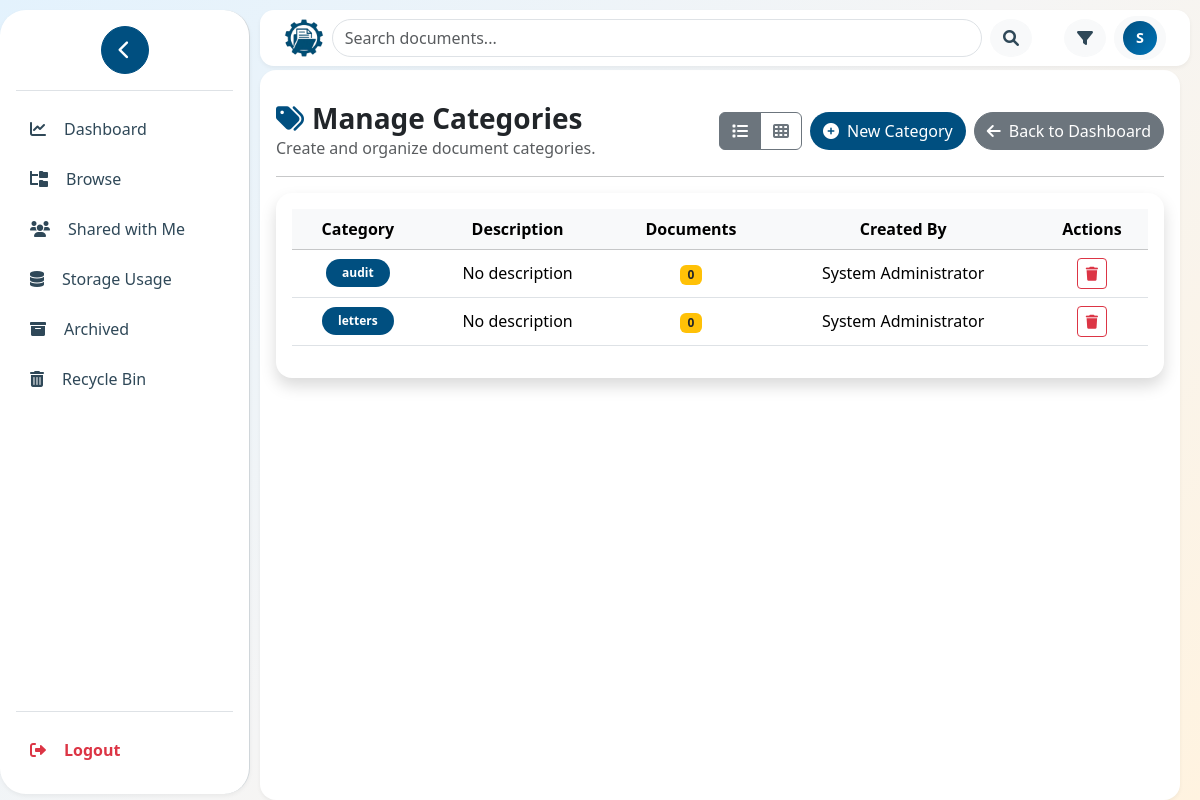
The app's page /categories/manage.php (signed in) with its own data.
### tables this page shows
CREATE TABLE `categories` (
  `id` int(11) NOT NULL,
  `name` varchar(255) NOT NULL,
  `description` text DEFAULT NULL,
  `created_at` datetime DEFAULT current_timestamp(),
  `color` varchar(20) DEFAULT '#6c757d',
  `created_by` int(10) UNSIGNED NOT NULL
);

CREATE TABLE `users` (
  `id` int(11) NOT NULL,
  `username` varchar(100) NOT NULL,
  `email` varchar(100) NOT NULL,
  `password` varchar(200) NOT NULL,
  `full_name` varchar(100) DEFAULT NULL,
  `role` enum('user','admin','superadmin') DEFAULT 'user',
  `created_at` datetime DEFAULT current_timestamp(),
  `updated_at` datetime DEFAULT current_timestamp() ON UPDATE current_timestamp(),
  `is_logged_in` tinyint(1) DEFAULT 0,
  `status` enum('pending','active','disabled') DEFAULT 'pending'
);

### api/api_manage.php (called while the page is built, shortened)
<?php
require_once '../config/database.php';
$category_list_query = $db->prepare("
    SELECT c.*,
           COUNT(d.id) as document_count,
           u.full_name as creator_name
    FROM categories c
    LEFT JOIN documents d ON c.id = d.category_id
    LEFT JOIN users u ON c.created_by = u.id
    GROUP BY c.id
    ORDER BY c.name
");
$category_list_query->execute();
$categories = $category_list_query->fetchAll();
?>

### categories/manage.php (the view, shortened to what this page needs)
<?php
include '../api/api_manage.php';
require_once '../includes/header.php';
$view = $_GET['view'] ?? 'table';
?>
<div class="d-flex justify-content-between align-items-center mt-3 mb-3">
  <div>
    <h3 class="fw-bold mb-0">
      <i class="fas fa-tags me-2" style="color:#004F80;"></i>Manage Categories
    </h3>
    <p class="text-muted mb-0">Create and organize document categories.</p>
  </div>
  <div class="d-flex gap-2">
    <div class="btn-group">
      <a href="?view=table" class="btn btn-outline-secondary <?= $view === 'table' ? 'active' : '' ?>" title="Table View">
        <i class="fas fa-list"></i>
      </a>
      <a href="?view=grid" class="btn btn-outline-secondary <?= $view === 'grid' ? 'active' : '' ?>" title="Grid View">
        <i class="fas fa-th"></i>
      </a>
    </div>
    <button type="button" class="btn rounded-pill" style="background-color:#004F80;color:white;" data-bs-toggle="modal" data-bs-target="#createCategoryModal">
      <i class="fas fa-plus-circle me-2"></i>New Category
    </button>
    <a href="../dashboard.php" class="btn btn-secondary rounded-pill">
      <i class="fas fa-arrow-left me-2"></i>Back to Dashboard
    </a>
  </div>
</div>
<hr>
<div class="card shadow rounded-4 border-0 fade-in delay-1">
  <div class="card-body">
    <?php if (empty($categories)): ?>
      <div class="text-center py-5">
        <i class="fas fa-tags fa-3x text-muted mb-3"></i>
        <h5 class="text-muted">No categories created yet</h5>
        <p class="text-muted">Create your first category to organize documents.</p>
      </div>
    <?php else: ?>
      <?php if ($view === 'table'): ?>
      <div class="table-responsive slide-in-up">
        <table class="table table-hover align-middle text-center">
          <thead class="table-light">
            <tr>
              <th>Category</th>
              <th>Description</th>
              <th>Documents</th>
              <th>Created By</th>
              <th>Actions</th>
            </tr>
          </thead>
          <tbody>
          <?php foreach ($categories as $category): ?>
            <tr>
              <td>
                <a href="view_category.php?id=<?= $category['id']; ?>"
                   class="badge rounded-pill px-3 py-2 text-decoration-none"
                   style="background-color:<?= htmlspecialchars($category['color']); ?>; color:white;">
                  <?= htmlspecialchars($category['name']); ?>
                </a>
              </td>
              <td><?= htmlspecialchars($category['description'] ?: 'No description'); ?></td>
              <td><span class="badge bg-warning text-dark"><?= number_format($category['document_count']); ?></span></td>
              <td><?= htmlspecialchars($category['creator_name'] ?: 'Unknown'); ?></td>
              <td>
                <?php if ($category['document_count'] == 0): ?>
                  <form method="POST" style="display:inline;" onsubmit="return confirm('Delete category “<?= htmlspecialchars($category['name']); ?>”?');">
                    <button type="submit" name="delete_category" class="btn btn-sm btn-outline-danger">
                      <i class="fas fa-trash"></i>
                    </button>
                  </form>
                <?php else: ?>
                  <i class="fas fa-lock text-muted" title="Cannot delete category with documents"></i>
                <?php endif; ?>
              </td>
            </tr>
          <?php endforeach; ?>
          </tbody>
        </table>
      </div>
      <?php endif; ?>
    <?php endif; ?>
  </div>
</div>

### assets/css/header.css (style rules this page uses)
:root { --primary-color: #004F80; --secondary-color: #2AB7CA; --dark-color: #2F4858; --light-color: #F4F6F8; --white: #FFFFFF; --border-color: #D0D6DA; --hover-color: #E6F2F8; --shadow: 0 2px 4px rgba(0,0,0,0.05); --shadow-lg: 0 4px 12px rgba(0,0,0,0.1); }
* { margin: 0; padding: 0; box-sizing: border-box; }
html, body { height: 100%; margin: 0; overflow: hidden; font-family: "Segoe UI", Roboto, Arial, sans-serif; background: linear-gradient(135deg, #e3f2fd 0%, #f5f5f5 50%, #fff3e0 100%); color: #1a2332; }

### categories/manage.php (style rules this page uses)
.fade-in { animation: fadeIn 0.3s ease-in-out; }
.slide-in-up { animation: slideInUp 0.3s ease; }

### records on screen
categories: name "audit", description "No description", document_count "0", users.full_name "System Administrator"
categories: name "letters", description "No description", document_count "0", users.full_name "System Administrator"

### other values on screen
$user_initial "S"
